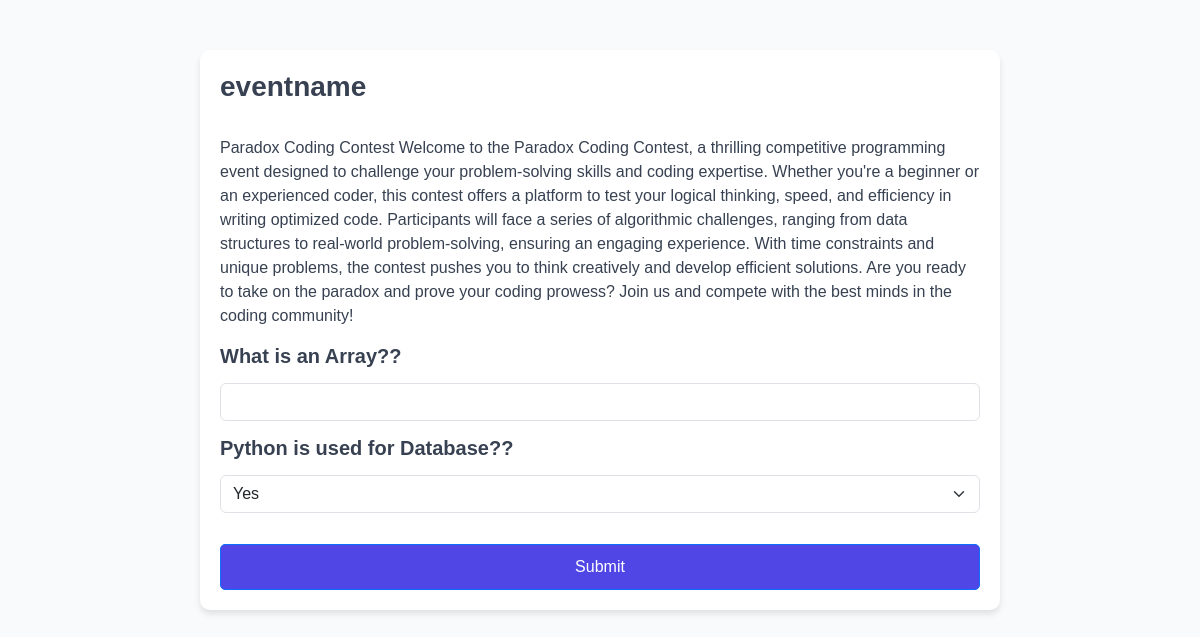
The app's page /form/63 with its own data.
### app/models.py (models this page shows)
class FormInfo(models.Model):
    eventname = models.CharField(max_length=122)
    eventorganizer = models.CharField(max_length=122)
    eventday = models.CharField(max_length=122)
    eventdate = models.CharField(max_length=122)
    eventtime = models.CharField(max_length=122)
    eventabout = models.TextField(max_length=1000)
    user = models.ForeignKey(CustomUser, on_delete=models.CASCADE, null=True)
    detect=models.BooleanField(default=False)

### app/views.py (the view)
# urls.py: path("form/<int:pk>",views.form_render,name="form_render"),
def form_render(request,pk):
    if FormData.objects.get(event=pk).timestamp ==  date.today():
        return HttpResponse("Page Closed")
    else:
        return render(request,"client-form.html",{'id':pk,'event': FormInfo.objects.get(pk=pk).eventabout
        ,'title':FormInfo.objects.get(pk=pk).eventname
        })

### templates/client-form.html (shortened to what this page needs)
<!DOCTYPE html>
<html lang="en">
<head>
    <link href="https://cdn.jsdelivr.net/npm/bootstrap@5.3.0-alpha1/dist/css/bootstrap.min.css" rel="stylesheet">
</head>
<body>
    <div class="container">
        <div class="form-container">
            <h3><b>{{title}}</b></h3><br>
            <p>{{event}}</p>
            <form id="from" action="">
            </form>
        </div>
    </div>
</body>
</html>

### templates/client-form.html (style rules this page uses)
body { background-color: #f9fafb; color: #374151; font-family: 'Arial', sans-serif; }
.form-container { max-width: 800px; margin: 50px auto; background-color: #ffffff; padding: 20px; border-radius: 10px; box-shadow: 0 4px 6px rgba(0, 0, 0, 0.1); }

### records on screen
FormInfo: eventname "eventname", eventabout "Paradox Coding Contest Welcome to the Paradox Coding Contest, a thrilling competitive programming event designed to challenge your problem-solving skills and coding expertise. Whether you're a beginner or an experienced coder, this contest offers a platform to test your logical thinking, speed, and efficiency in writing optimized code. Participants will face a series of algorithmic challenges, ranging from data structures to real-world problem-solving, ensuring an engaging experience. With time constraints and unique problems, the contest pushes you to think creatively and develop efficient solutions. Are you ready to take on the paradox and prove your coding prowess? Join us and compete…"
